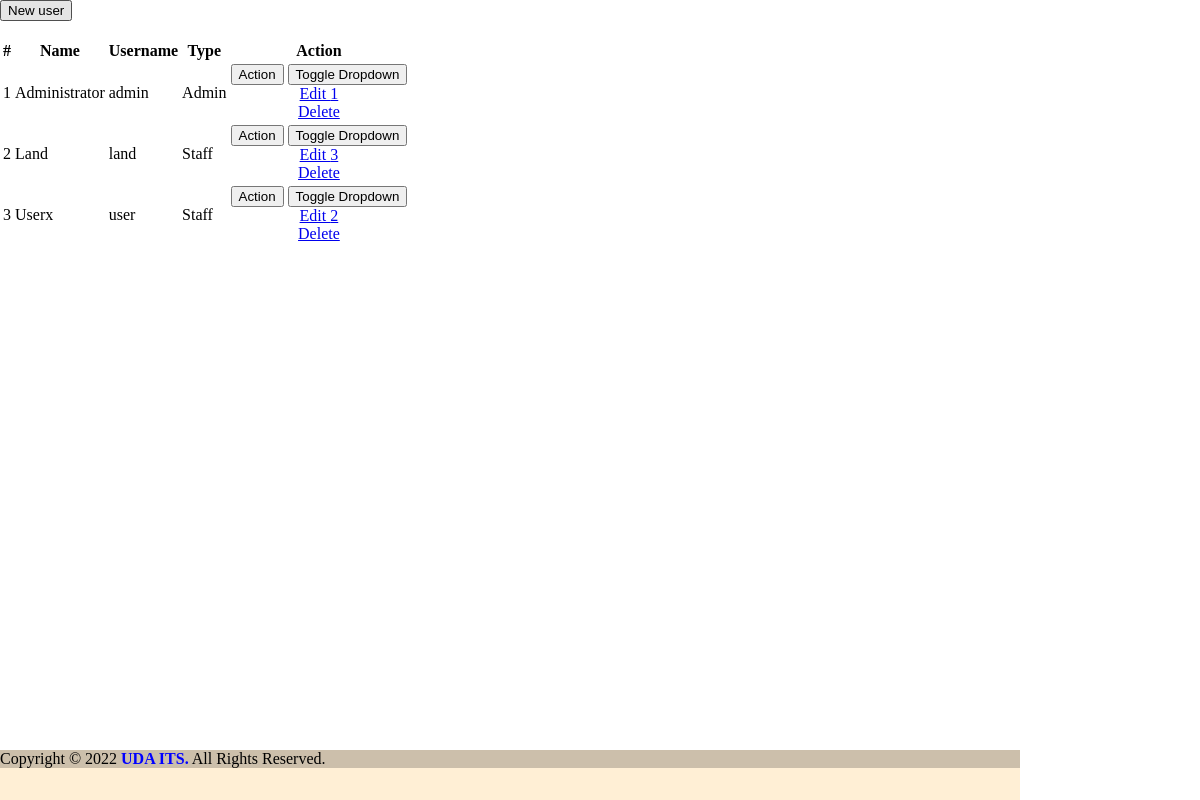
The page /users.php on the database its author committed.
### tables this page shows
CREATE TABLE `users` (
  `id` int(11) NOT NULL,
  `name` text NOT NULL,
  `username` varchar(200) NOT NULL,
  `password` text NOT NULL,
  `type` tinyint(1) NOT NULL DEFAULT 2 COMMENT '1=Admin,2=Staff'
);

### users.php (the view, shortened to what this page needs)
<div class="container-fluid">
	<div class="row">
	<div class="col-lg-12">
			<button class="btn btn-primary float-right btn-sm" id="new_user"><i class="fa fa-plus"></i> New user</button>
	</div>
	</div>
	<br>
	<div class="row">
		<div class="card col-lg-12">
			<div class="card-body">
				<table class="table-striped table-bordered col-md-12">
			<thead>
				<tr>
					<th class="text-center">#</th>
					<th class="text-center">Name</th>
					<th class="text-center">Username</th>
					<th class="text-center">Type</th>
					<th class="text-center">Action</th>
				</tr>
			</thead>
			<tbody>
				<?php
 					include 'db_connect.php';
 					$type = array("","Admin","Staff","Alumnus/Alumna");
 					$users = $conn->query("SELECT * FROM users order by name asc");
 					$i = 1;
 					while($row= $users->fetch_assoc()):
				 ?>
				 <tr>
				 	<td class="text-center">
				 		<?php echo $i++ ?>
				 	</td>
				 	<td>
				 		<?php echo ucwords($row['name']) ?>
				 	</td>
				 	<td>
				 		<?php echo $row['username'] ?>
				 	</td>
				 	<td>
				 		<?php echo $type[$row['type']] ?>
				 	</td>
				 	<td>
				 		<center>
								<div class="btn-group">
								  <button type="button" class="btn btn-primary">Action</button>
								  <button type="button" class="btn btn-primary dropdown-toggle dropdown-toggle-split" data-toggle="dropdown" aria-haspopup="true" aria-expanded="false">
								    <span class="sr-only">Toggle Dropdown</span>
								  </button>
								  <div class="dropdown-menu">
								    <a class="dropdown-item edit_user" href="javascript:void(0)" data-id = '<?php echo $row['id'] ?>'>Edit <?php echo $row['id'] ?></a>
								    <a class="dropdown-item delete_user" href="javascript:void(0)" data-id = '<?php echo $row['id'] ?>'>Delete</a>
								  </div>
								</div>
						</center>
				 	</td>
				 </tr>
				<?php endwhile; ?>
			</tbody>
		</table>
			</div>
		</div>
	</div>
</div>
<?php
        include "footer.php";
    ?>

### footer.php (style rules this page uses)
body { min-height:100vh; margin:0;padding:0; position:relative; }
body { position: relative; }
body::after { content: ''; display: block; height: 50px; }

### rows shown on the page
users: name "Administrator", username "admin", type "Admin", id "1"
users: name "Land", username "land", type "Staff", id "3"
users: name "Userx", username "user", type "Staff", id "2"
